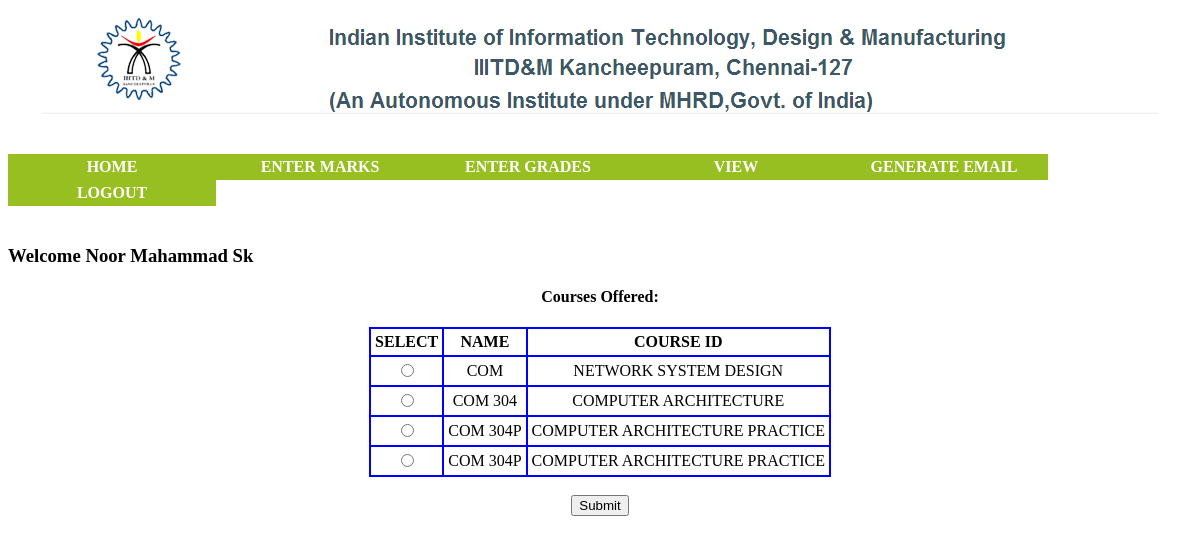
The page /welcome.php (signed in) on the database its author committed.
### tables this page shows
CREATE TABLE IF NOT EXISTS `faculty` (
  `faculty_id` varchar(9) NOT NULL,
  `name` varchar(100) NOT NULL,
  `password` varchar(15) NOT NULL DEFAULT '12',
  `activate` int(1) NOT NULL DEFAULT '1',
  PRIMARY KEY (`faculty_id`)
);

CREATE TABLE IF NOT EXISTS `jan_may_2014_slots` (
  `SLOT` varchar(3) NOT NULL,
  `ID` varchar(10) NOT NULL,
  `NAME` varchar(100) NOT NULL,
  `FACULTY` varchar(10) NOT NULL,
  `CLASSROOM` varchar(10) NOT NULL
);

### welcome.php (the view, shortened to what this page needs)
<!DOCTYPE html>
<html>
<body>
<?php
include 'mainmenu.php';
  $faculty_id=$_SESSION['faculty_id'];
  $password=$_SESSION['password'];
$sql="select * from faculty where faculty_id='$faculty_id' and password='$password'";
$result = mysqli_query($con,$sql);
$count=mysqli_num_rows($result);
if($count==1)
{
$row = mysqli_fetch_array($result);
echo "<br><br><h3>Welcome ". $row['name']."</h3>";
echo "<h4><center>Courses Offered:</center></h4>";
$sql="select * from jan_may_2014_slots where FACULTY='$faculty_id'";
$result = mysqli_query($con,$sql);
echo "<form action='cutoff.php' method='post' >";
echo "<table align='center'>
<tr>
<th> SELECT</th>
<th>NAME</th>
<th>COURSE ID</th>
</tr>";
while($row = mysqli_fetch_array($result))
  {
  echo "<tr>";
  echo "<td><input type = \"radio\" name = \"course_sub\" value = \"" . $row['ID'] ."\" ></td>";
  echo "<td>" . $row['ID'] . "</td>";
  echo "<td>" . $row['NAME'] . "</td>";
  echo "</tr>";
  }
echo "</table>";
echo "</br><center><input type = \"submit\" name = \"course_submit\" value = \"Submit\" <\center>";
echo "</form><br><br>";
}
?>
</body>
</html>

### mainmenu.php (shortened to what this page needs)
<!DOCTYPE html>
<html>
<head>
    <link rel = "stylesheet" href = "navbar.css"/>
</head>
<body>
	<center><img src="home.png" alt="some_text"></center>
	<?php
		echo "<br><br>";
	?>
	<ul id="menu">
	<li><a href="welcome.php">Home</a></li>
	<li><a href="enter_marks.php">Enter Marks</a></li>
	<li><a href="enter_grades.php">Enter Grades</a></li>
	<li><a href="view.php">View</a></li>
	<li><a href="email.php">GENERATE EMAIL</a></li>
	<li><a href="logout.php">Logout</a></li>
	</ul>
	<br><br>
</body>
</html>

### navbar.css (style rules this page uses)
ul { list-style-type:none; margin:0; padding:0; }
a:link,a:visited { display:block; font-weight:bold; color:#FFFFFF; background-color:#98bf21; width:200px; text-align:center; padding:4px; text-decoration:none; text-transform:uppercase; }
li { display:inline; float:left; }

### mainmenu.php (style rules this page uses)
table,th,td { align:center; padding:4px; border:2px solid blue; border-collapse:collapse; text-align:center; }

### rows shown on the page
faculty: name "Noor Mahammad Sk"
jan_may_2014_slots: ID "COM", NAME "NETWORK SYSTEM DESIGN"
jan_may_2014_slots: ID "COM 304", NAME "COMPUTER ARCHITECTURE"
jan_may_2014_slots: ID "COM 304P", NAME "COMPUTER ARCHITECTURE PRACTICE"
jan_may_2014_slots: ID "COM 304P", NAME "COMPUTER ARCHITECTURE PRACTICE"
